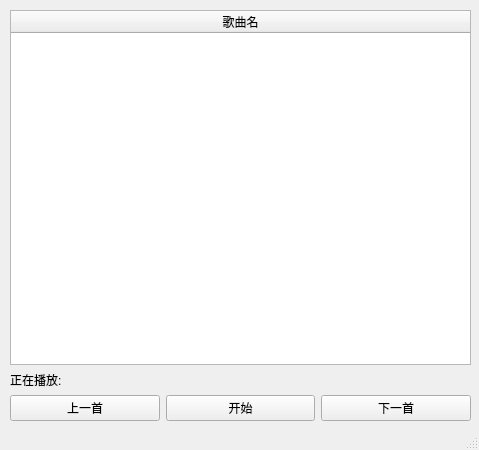
<?xml version="1.0" encoding="UTF-8"?>
<ui version="4.0">
 <class>MainWindow</class>
 <widget class="QMainWindow" name="MainWindow">
  <property name="geometry">
   <rect>
    <x>0</x>
    <y>0</y>
    <width>479</width>
    <height>450</height>
   </rect>
  </property>
  <property name="windowTitle">
   <string>MainWindow</string>
  </property>
  <widget class="QWidget" name="centralwidget">
   <widget class="QWidget" name="">
    <property name="geometry">
     <rect>
      <x>10</x>
      <y>10</y>
      <width>461</width>
      <height>411</height>
     </rect>
    </property>
    <layout class="QGridLayout" name="gridLayout">
     <item row="0" column="0">
      <widget class="QTableWidget" name="tableWidget">
       <attribute name="horizontalHeaderStretchLastSection">
        <bool>true</bool>
       </attribute>
       <column>
        <property name="text">
         <string>歌曲名</string>
        </property>
       </column>
      </widget>
     </item>
     <item row="1" column="0">
      <widget class="QLabel" name="label">
       <property name="text">
        <string>正在播放:</string>
       </property>
      </widget>
     </item>
     <item row="2" column="0">
      <layout class="QHBoxLayout" name="horizontalLayout">
       <item>
        <widget class="QPushButton" name="ButtonUpMc">
         <property name="text">
          <string>上一首</string>
         </property>
        </widget>
       </item>
       <item>
        <widget class="QPushButton" name="ButtonStillMc">
         <property name="text">
          <string>开始</string>
         </property>
        </widget>
       </item>
       <item>
        <widget class="QPushButton" name="ButtonDownMc">
         <property name="text">
          <string>下一首</string>
         </property>
        </widget>
       </item>
      </layout>
     </item>
    </layout>
   </widget>
  </widget>
  <widget class="QStatusBar" name="statusbar"/>
 </widget>
 <resources/>
 <connections/>
</ui>
